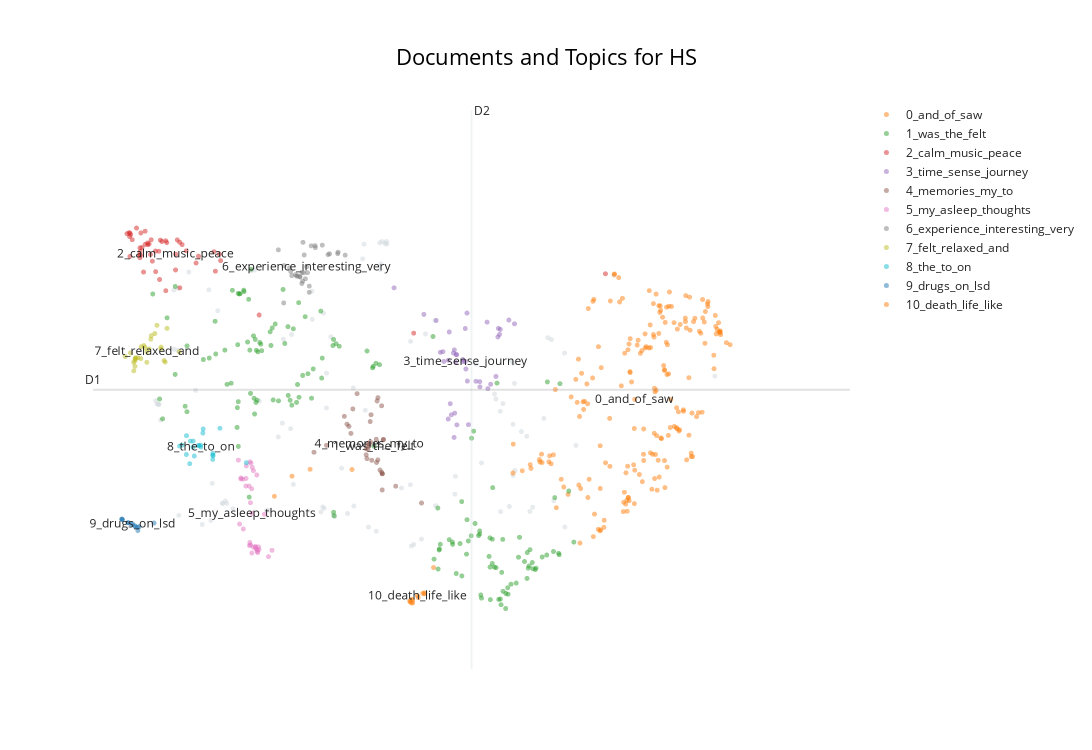

The code cell stored with this chart in its notebook:
### Code cell
topic_model.visualize_documents(df_reports,title=f'Documents and Topics for {condition}')

### Figure 1 — Plotly figure (JSON) as saved in the notebook; plotly's stock layout.template omitted (floating-point values rounded to 4 significant figures; data arrays with more than 128 entries replaced by an {"elided": "..."} marker saying what was removed)
{"data": [{"hoverinfo": "text", "hovertext": ["It enhanced the patterns and made it feel like a journey.", "How my brain hallucinates on the go.", "Saw 3 distinct images:\n1.", "Very ecstatic experience that I wished would never end.", "My brain automatically reached for the details that prove this wasn't \"real\", and I felt very much present.", "Colors, patterns, and a sense of awe that my brain and light were creating such powerful hallucinations.", "I am also dyslexic, and it was interesting to experience as a neurodivergent-brained person.", "The vastness was just poetic and beautiful.", "I saw the inside of my eyelids in a whole new way.", "It sparked much curiosity.", "I was a little afraid at first, but it was good to get in touch with my fear and just feel it.", "I saw bright yellow, like the sun, and it took me to my happy place.", "Different thoughts about the perception of light and the manner in which human discernment develops towards something.", "If you're from the University of Sussex, you need to stand up for reality, not believe in souls, gendered or otherwise.", "Bookmark Symbol", "I would rather engage the body and work on the somatic aspect of it.", "I was on a rollercoaster into the sun.", "A feeling of being in a cocoon, in the womb.", "I did not feel anything at all.", "Curiosity; want to control but unable; intense when orange.", "Brains, neurons, veins, elephants.", "And then, oddly, Robbie Williams!", "I am beyond words...", "Obviously spiritual.", "Inside and outside the eyes were infinite.", "Complete disconnection from my body.", "Would love an experience with continual stimulation without breaks to see how the images evolve.", "Totally disorienting until I picked a spot or tried to blink.", "I thought throughout I was visualizing my own body, specifically my head.", "It was possible to generate full images on demand—an elephant made of upwards flowing oil rivulets.", "Pleasure & intrigue.", "Images I've seen before.", "That was like acid", "Everyone should try", "They moved rapidly in my direction from a shape in the centre.", "Tried to think about not living in fear; it's all just an experience.", "I had a memory from my childhood of spending lots of time staring at the Windows Media Player audio visualizer while listening to songs I liked and how that seemed amazing at the time.", "I experienced a lot of physical sensations in my stomach, on my face, and inside my head.", "Helicopter, busy mind, no rest, relentless, stuck.", "My mother's blue handmade patchwork quilt.", "The hallucinations created a very intense and vivid world that, if you stayed with it, threatened to overwhelm at times.", "Felt similar to being in an MRI machine.", "Some physical discomfort; amazing patterns; intense colours; yearning; desire to see more; questions.", "It was like having your eyes open throughout and yet totally enveloped in the sound.", "I felt like I was walking with my dog.", "Intrigued and excited", "I flew over cities and deserts; at one point I was flying close to the ground with a herd of elephants.", "Lots of observing others, and in a giant bubble with people coming down being protected by others who control the dome.", "Sound inside my body.", "My brain being an Oscar-worthy director.", "At first, I thought it was really intense, but as I went through the phases, I felt a rush of anxiety taking me through a journey of colour; both beautiful and calming, or rigid and uncomfortable.", "An emotional and somatic understanding that control has no place here.", "Felt like the Llama intro credit scene of Monty Python and the Holy Grail at some points.", "A Welsh blanket.", "Falling snow, peaceful, lost in a cornfield, staring through a tunnel, scared.", "At the end, the sharp music connected me to the sound of helicopters, with a smell of burning that I associated with a war; for the majority, I experienced heart shapes, cosmic lights, and galaxies.", "Like my brain has been massaged.", "Definitely easy to be in the moment.", "The sensory is overwhelming and powerful.", "Travelling through space.", "Fascinating experience with great therapeutic potential", "It felt like my brain was being massaged.", "It is very sensitizing, and the feeling now is one of afterglow.", "Just music", "A direct experience of our infinite creativity.", "Finally, there was a pregnant mother amongst blue being cradled by her husband.", "A totally immersive experience; it felt like I was inside my very own kaleidoscope.", "Trying to remember the patterns.", "Strong desire to turn the intensity up and explore more.", "Sometimes they moved in the opposite direction towards the centre point.", "I was scared at first but calmed down after a while.", "So I dropped into the body to feel more.", "Aware of the music throughout and changing rhythms and tones.", "Interested in potential for taking it further, combining it with substances.", "It began violently before falling away to darkness", "Difficult to make note of what I was seeing as I've never experienced that before.", "It crescendoed into a cacophony of sound and light where I reached a state of full awareness.", "Sometimes wrestling between the two.", "It felt like Vasarely was flying my brain through space into the warm sunset.", "It feels like a symbolism of acceptance of self, my own fear, and life.", "This would be a great therapy to teach mindfulness and train people to still their thoughts.", "I felt we were journeying together.", "Intense connection with my body and surroundings.", "The visual here doesn't look anything like what I saw.", "I didn't know where to look.", "They were happy.", "I saw some Vasarely-like artworks but in motion.", "I dissolved into light.", "And a sense of really being inside my head.", "I became the music and the music became me, and we were floating and flying in a multidimensional kaleidoscope of the most beautiful geometry, symmetry, and colour.", "A euphoric and healing experience.", "A safe, healthy, groovy drug-free trip.", "The first time it felt more like it was separate from me, in front of my vision.", "I was pure and full of electricity.", "Submission,\nfun,\nmild euphoric moments.", "I thought of bees and generativity.", "They all smiled, and I could hear their distinctive voices...", null], "marker": {"color": "#CFD8DC", "opacity": 0.5, "size": 5}, "mode": "markers+text", "name": "other", "showlegend": false, "type": "scattergl", "x": [6.695, 3.118, 6.846, 4.378, 3.47, 4.501, 3.399, 7.845, 6.71, 4.977, 2.597, 7.41, 6.261, 3.041, 6.491, 5.028, 7.042, 5.407, 5.636, 5.183, 3.216, 4.96, 4.545, 2.792, 6.688, 5.519, 5.17, 3.991, 3.89, 5.161, 5.234, 6.688, 4.853, 4.595, 6.881, 2.615, 4.719, 3.232, 7.279, 6.572, 2.848, 4.859, 5.239, 4.52, 6.02, 5.156, 7.157, 6.026, 4.787, 3.352, 2.641, 3.775, 5.797, 6.474, 6.325, 4.639, 3.351, 4.544, 4.144, 6.704, 3.717, 3.384, 4.05, 5.789, 4.51, 5.509, 4.382, 6.541, 5.216, 6.914, 2.583, 5.547, 5.682, 3.68, 7.088, 4.038, 4.481, 5.511, 6.545, 2.621, 2.84, 6.672, 5.117, 6.783, 4.133, 2.793, 6.645, 7.129, 3.856, 9.007, 3.193, 2.963, 4.164, 4.621, 3.296, 7.283, 2.835, 4.991], "y": [9.034, 6.788, 8.017, 10.04, 7.007, 7.031, 7.082, 10.25, 7.54, 10.69, 8.469, 7.889, 9.025, 8.656, 8.535, 6.751, 8.266, 7.296, 6.584, 10.73, 6.844, 10.49, 8.896, 10.05, 7.47, 6.487, 10.42, 8.008, 6.985, 10.34, 10.73, 8.183, 8.691, 9.403, 6.968, 8.459, 7.572, 7.361, 9.176, 8.471, 6.915, 7.044, 10.69, 7.013, 7.21, 10.71, 7.119, 7.459, 6.941, 7.085, 8.24, 8.508, 7.049, 8.606, 7.646, 6.899, 7.08, 8.411, 9.435, 8.753, 10.33, 7.115, 9.369, 9.63, 9.732, 7.341, 9.645, 8.365, 10.7, 7.028, 8.513, 6.509, 9.443, 10.32, 9.39, 8.2, 6.962, 9.339, 6.966, 8.459, 10.08, 9.063, 6.693, 8.083, 8.122, 9.231, 7.037, 9.365, 6.984, 8.854, 10.06, 10.3, 7.346, 6.917, 9.767, 6.752, 9.213, 8.379]}, {"hoverinfo": "text", "hovertext": {"elided": "199 str values"}, "marker": {"opacity": 0.5, "size": 5}, "mode": "markers+text", "name": "0_and_of_saw", "text": {"elided": "199 str values"}, "textfont": {"size": 12}, "type": "scattergl", "x": {"elided": "199 float values"}, "y": {"elided": "199 float values"}}, {"hoverinfo": "text", "hovertext": {"elided": "151 str values"}, "marker": {"opacity": 0.5, "size": 5}, "mode": "markers+text", "name": "1_was_the_felt", "text": {"elided": "151 str values"}, "textfont": {"size": 12}, "type": "scattergl", "x": {"elided": "151 float values"}, "y": {"elided": "151 float values"}}, {"hoverinfo": "text", "hovertext": ["A calm, peaceful state.", "Stimulation and relaxation within the music and light.", "An incredible sensory experience with a huge feeling of calm and peace.", "Relaxing and patterned music", "Chaos and stillness.", "An intensity of connection, vastness, spaciousness, loving awareness.", "Blissful even.", "A feeling of peace and tranquility", "Amazing sense of peace and positivity.", "Connection to an inner peace.", "Like a deep tissue massage for the mind.", "A peaceful experience.", "Optimism and escapism.", "Overarching truth and love.", "Calm and safe.", "A great sense of calm and belonging.", "Sometimes verging on oppressive, but never scary.", "Like this—music is a very visual thing.", "Helpful and positive ambient sounds.", "Being: immersed; calm; and thrilled.", "Tess is very calming.", "Great peace.", "I couldn't help thinking what would happen with a drum beat, maybe allow some non-Euro music in, much as I love John Hopkins.", "The music is calming and surreal.", "The best bit was taking in the feelings of the music and gliding with it and morphing those visions according to how you feel about the music.", "Peace, tranquility, joy, stimulation, arousal.", "I really enjoyed the music; it was very Zen.", "Peacefulness and guidance.", "Mainly stressed, but with moments of calm.", "Deep relaxation.", "A really pleasant and relaxing sensation.", "Sense of comfort.", "Nostalgia and peace.", "Deep relaxation and a sense of hope.", "Wonderful, peaceful.", "Relaxing and reflective; worries stopped, put in proportion.", "Calm serenity, flashback emotions", "Joy and relaxation", "Utter peace and happiness.", "Relaxation, calm, and curiosity.", "Good vibes.", "The music seemed to build to a crescendo near the end of the session and then move into a slower, calming sequence.", "Happiness,\nJoy,\nAdventure.", "The music especially was on par with how one perceives sound during an actual trip.", "Peace and contentment.", "The louder the music, the better.", "Calm and serene and not frightening.", "A sense of calm.", null], "marker": {"opacity": 0.5, "size": 5}, "mode": "markers+text", "name": "2_calm_music_peace", "text": ["", "", "", "", "", "", "", "", "", "", "", "", "", "", "", "", "", "", "", "", "", "", "", "", "", "", "", "", "", "", "", "", "", "", "", "", "", "", "", "", "", "", "", "", "", "", "", "", "2_calm_music_peace"], "textfont": {"size": 12}, "type": "scattergl", "x": [2.461, 2.811, 2.627, 2.934, 2.71, 7.749, 2.362, 2.403, 2.405, 2.313, 2.86, 2.58, 2.408, 2.286, 2.531, 2.493, 2.698, 3.315, 2.886, 2.544, 2.636, 2.278, 5.546, 3.075, 3.771, 2.396, 3.269, 2.462, 2.831, 2.582, 2.699, 2.425, 2.283, 2.443, 2.413, 2.618, 2.49, 2.402, 2.253, 2.523, 2.858, 3.047, 2.287, 3.329, 2.296, 3.252, 2.655, 2.507, 2.813], "y": [10.69, 10.33, 10.2, 10.6, 10.72, 10.28, 10.92, 10.64, 10.59, 10.76, 10.09, 10.6, 10.54, 10.85, 10.75, 10.69, 10.74, 10.56, 10.69, 10.46, 10.75, 10.85, 9.453, 10.53, 9.706, 10.55, 10.32, 10.87, 10.75, 10.31, 10.04, 10.65, 10.8, 10.3, 10.85, 10.59, 10.71, 10.5, 10.84, 10.55, 10.72, 10.43, 10.52, 10.46, 10.83, 10.59, 10.73, 10.7, 10.55]}, {"hoverinfo": "text", "hovertext": ["Various characters who, if focused on them, would disappear.", "A complete journey.", "Not much at all.", "A beautiful quest to oblivion", "It was insane.", "A journey into the unknown.", "Feeling of things coming at you.", "Staircase/Escalator\n2.", "Sensory rollercoaster.", "Intense chaos.", "Don't make me get off!", "Moving through a tunnel of branches.", "The final (most rapid?)", "When a sense of what is happening seems to arrive, the vision vibrates and the sense leaves.", "Scary, pointy, laughing clown face in test period.", "A varying journey in speed and awareness.", "A sense of expansion, moving towards something.", "A time and a place that seem to have happened but has yet to come.", "Absolutely tripped away.", "What do I really understand?", "Live more!", "Technology and humans.", "No sense of time", "A wild ride.", "A bubbling of freedom.", "Good beats leading me on.", "Forward motion.", "A loss of sense of time, images that weren't images.", "Glimpse of something disappearing.", "Motivation, progress, and purpose.", "Journey forward.", "Then really fast.", "And then maybe backwards.", "A roller coaster speeding.", "Or traveling at great speed through time.", "Diolch yn fawr.", "Slow and fast.", "Shapes and travel through time.", "Treasure Chests (2 Opening, 1 Closed/Locked)\n3.", null], "marker": {"opacity": 0.5, "size": 5}, "mode": "markers+text", "name": "3_time_sense_journey", "text": ["", "", "", "", "", "", "", "", "", "", "", "", "", "", "", "", "", "", "", "", "", "", "", "", "", "", "", "", "", "", "", "", "", "", "", "", "", "", "", "3_time_sense_journey"], "textfont": {"size": 12}, "type": "scattergl", "x": [6.043, 6.146, 5.882, 6.163, 6.159, 6.262, 6.011, 6.514, 6.541, 6.705, 5.806, 6.307, 6.04, 5.943, 6.39, 6.112, 6.028, 6.018, 6.139, 5.944, 5.955, 6.492, 5.966, 6.52, 6.64, 5.663, 6.003, 5.979, 6.176, 5.893, 6.111, 6.014, 6.034, 6.533, 6.399, 5.322, 5.853, 6.431, 6.306, 6.14], "y": [8.175, 8.954, 9.195, 8.786, 9.733, 8.782, 8.001, 9.4, 9.506, 9.584, 9.63, 8.705, 9.153, 8.256, 9.607, 9.086, 9.047, 8.339, 9.518, 9.076, 9.47, 8.85, 8.47, 9.52, 9.636, 9.715, 9.177, 8.316, 8.179, 9.06, 9.055, 9.22, 9.157, 9.436, 8.68, 10.08, 9.186, 8.741, 8.778, 9.058]}, {"hoverinfo": "text", "hovertext": ["Similar stuff to what I normally think about.", "I knew where I was, but felt this strong pull to this other familiar place just beyond my remembering.", "I wish to belong there with someone I really loved and missed...", "Similar stuff to what I normally experience", "I then felt like I was in my old house (shared with an ex) and walking on my daily commute towards my old front door.", "I felt a confusing sense of place, a familiar place, like my grandmother's basement, or a train station, but I couldn't place it.", "Seeing and hearing my deceased relatives.", "It gives me an odd feeling of wanting to keep feeling these types of things again.", "Felt like I was on that boat in Charlie and the Chocolate Factory.", "It transported me into memories, having a deeper connection than ever before.", "At times it felt like I was back in the womb.", "I felt like I was in my parents' house but couldn't figure out which room.", "I could walk around the room and almost reach out; it felt like I was therein my memory, looking back at the places.", "Lots of visuals, but towards the end, people I love and ancestors, some I did not previously know.", "The most vivid memories of my Dad carrying me on his shoulders as a young girl; it felt like I was back there for a short while.", "A lot of memories.", "Thought about God.", "I remembered beautiful and joyful memories and moments with my family, as if I was with them at the beach.", "I spoke to my 8-year-old self and 80-year-old self.", "Random thoughts; some connected to people close to me, others just events and journeys.", "I find myself feeling peaceful and present, like back then.", "Deep memories and emotive reflections.", "Desire to retain and recall shapes, colours, and feelings evoked were strong, but understanding the experience may be lost once coming out of it.", "Really just thoughts from my day, or things I need to do, or had forgotten to do.", "And I always had something very obvious and captivating to come back to.", "Past memories and people not really in my life anymore.", "In the end, I felt at home, a deep sense of warm, loving embrace, like being in my mother's womb.", "It reminded me of being a child.", "No difference between me and what was happening.", "The sensation was very strong, and I struggled to find the memory that matched the feeling.", "I still feel it now.", "It felt like coming home.", "I went back to many hard and mostly beautiful memories without prompting them at all.", null], "marker": {"opacity": 0.5, "size": 5}, "mode": "markers+text", "name": "4_memories_my_to", "text": ["", "", "", "", "", "", "", "", "", "", "", "", "", "", "", "", "", "", "", "", "", "", "", "", "", "", "", "", "", "", "", "", "", "4_memories_my_to"], "textfont": {"size": 12}, "type": "scattergl", "x": [5.178, 5.12, 5.047, 5.135, 5.18, 5.16, 5.196, 4.847, 5.637, 5.023, 5.185, 5.188, 5.135, 5.2, 5.065, 5.05, 5.057, 5.001, 5.001, 4.545, 4.825, 4.803, 4.75, 4.401, 5.022, 5.116, 5.34, 5.01, 5.126, 4.781, 4.896, 5.184, 5.031, 5.037], "y": [8.441, 7.652, 8.222, 8.554, 7.513, 7.546, 7.967, 8.398, 7.086, 7.909, 7.268, 7.494, 7.688, 7.973, 7.681, 7.939, 8.316, 7.844, 7.758, 7.89, 8.057, 8.154, 8.295, 7.794, 7.833, 7.976, 7.321, 7.705, 8.509, 8.186, 8.61, 7.494, 7.882, 7.908]}, {"hoverinfo": "text", "hovertext": ["Felt like dreaming; I did dream a little.", "As the lights started and gradually built, I moved between states of mindfulness and being distracted by everyday thoughts.", "Also same with unsuccessfully trying to fall asleep during an insomnia period.", "I couldn't be totally immersed because I suffer from tinnitus and no matter what, it's always a distraction.", "I was very conscious of my mind thinking about stopping thinking; in the end, that was funny.", "Frustration that I couldn't stop thinking about the outside and concentrate on what was happening.", "I was put in a dreamlike, semiconscious state; the sensation when you are not quite asleep, coming into wakefulness, and dreaming of real things, conversations.", "Not wanting my thoughts to overtake the experience.", "It felt like almost the dreamlike state of anesthesia.", "Dreaming while awake—flashes of random places I have been.", "I felt like I drifted in and out of consciousness, but never opened my eyes.", "To be quite honest, I think I fell asleep, so don't really remember what I saw.", "Dreaming dreamingly.", "If I do, I will try and meditate beforehand as I still had racing thoughts interrupting me.", "I found myself lost in thought near the end, and stopped being aware of visual experience and just thought about stuff.", "I think when it became overwhelming my brain would cut to normal thoughts, e.g., like what I need to buy from the shop for dinner.", "I didn't know whether I was asleep or awake.", "I had short dreams.", "This time someone kept coughing and disrupted my thought process.", "But then I just dozed off.", "For someone who has sleep paralysis regularly, this was quite interesting.", "My mind sometimes was very active and overthinking, but I actually have no memory of what.", "Couldn't meditate either, even though I tried.", "It was so deep I was unsure if I was totally conscious.", "And then my mind checked out and my subconscious took over and started talking.", "Afterwards, I felt as if I had had the deepest, deepest sleep.", "I realised any interaction had been quite short as my consciousness had drifted into the early stages in which the sandman cometh, where my brain's alpha waves quickly displaced the externally generated momentary visions with the garbled, messy, free association of non-sensical stories that act as the scent kindling of dreams.", "Perhaps I should have focused on one.", "I found my thoughts developing into stories and images while my eyes were closed.", "I did not have profound thoughts during the experience but rather almost fell asleep in a dreamlike way.", "I also felt asleep for a bit and I was thinking of my partner, who I could visualize.", "My eyes wouldn't stop watering, so that kept my mind occupied.", "I wanted to engage more; it annoyed me when it started and stopped as my brain was developing themes.", null], "marker": {"opacity": 0.5, "size": 5}, "mode": "markers+text", "name": "5_my_asleep_thoughts", "text": ["", "", "", "", "", "", "", "", "", "", "", "", "", "", "", "", "", "", "", "", "", "", "", "", "", "", "", "", "", "", "", "", "", "5_my_asleep_thoughts"], "textfont": {"size": 12}, "type": "scattergl", "x": [3.878, 3.744, 3.547, 3.624, 3.584, 3.705, 3.769, 3.677, 3.66, 3.748, 3.729, 3.749, 3.919, 3.691, 3.686, 3.657, 3.734, 3.764, 3.532, 3.688, 3.589, 3.618, 3.62, 3.732, 3.671, 3.664, 3.671, 3.667, 3.831, 3.704, 3.754, 3.561, 3.563, 3.689], "y": [6.339, 7.477, 6.793, 7.604, 7.418, 7.538, 6.437, 7.641, 6.494, 6.431, 6.468, 6.413, 6.427, 7.583, 7.285, 7.322, 6.447, 6.474, 7.684, 6.39, 6.725, 7.323, 7.429, 6.481, 7.09, 6.537, 6.502, 7.66, 6.929, 6.475, 6.396, 7.423, 7.435, 6.942]}, {"hoverinfo": "text", "hovertext": ["So good!", "Something wonderful", "The visuals were pretty fun though.", "It was quite satisfying.", "Loved it.", "Thanks for the experience.", "Thank you; it was very interesting.", "And this made me think about synesthetic experiences and how they're very precious and worth seeking out and appreciating.", "Awesome experience and not what I expected.", "I am amazed, never experienced something equal.", "More DM please!", "Amazing experience though.", "Very interesting experience.", "Thank you for creating it.", "Very interesting!", "A perfectly cromulent experience", "Lots of uncertainty, but it went okay.", "It was a wonderful experience I wasn't expecting.", "It is an unique experience I won't forget.", "Not as good as doing loads of ket but still decent.", "Overall, it was an amazing experience.", "Still a really cool experience!", "This is a truly amazing experience.", "It was a beautiful experience.", "A keen experience", "Fabulous experience.", "Awesome experience, so much more than I expected.", "An interesting one.", "Very well led.", "Good stuff.", null], "marker": {"opacity": 0.5, "size": 5}, "mode": "markers+text", "name": "6_experience_interesting_very", "text": ["", "", "", "", "", "", "", "", "", "", "", "", "", "", "", "", "", "", "", "", "", "", "", "", "", "", "", "", "", "", "6_experience_interesting_very"], "textfont": {"size": 12}, "type": "scattergl", "x": [4.417, 4.496, 4.121, 4.058, 4.289, 4.263, 4.563, 4.053, 4.213, 4.347, 4.677, 4.19, 4.326, 4.579, 4.674, 4.238, 3.992, 4.262, 4.347, 4.275, 4.134, 4.281, 4.302, 4.147, 4.271, 4.203, 4.241, 4.759, 4.369, 4.414, 4.317], "y": [10.65, 10.68, 10.36, 10.39, 10.54, 10.3, 10.55, 9.874, 10.25, 10.02, 10.58, 10.27, 10.3, 10.56, 10.56, 10.24, 10.61, 10.15, 10.11, 10.72, 10.31, 10.29, 10.21, 10.26, 10.18, 10.25, 10.24, 10.54, 10.67, 10.67, 10.38]}, {"hoverinfo": "text", "hovertext": ["Then, all of a sudden, I felt like I was disembodied; a huge wave of euphoria took over, and I felt like I was totally free.", "Suddenly seeing somewhere dark yet bright, resulting in a tingling sensation through alternative parts of my body, but also of pure relaxation.", "I felt a profound sense of relaxation I have never experienced.", "level of strobing felt more relaxing again.", "It was comforting, and whilst I felt small and insignificant, I also felt free and powerful.", "I felt elated and completely peaceful and found myself smiling broadly at these moments.", "I felt a deep connection with humankind and an overwhelming sense of peace.", "I saw a lot of fast movement, but despite that, emotionally I felt absolute stillness and deep calm.", "I felt warm and cold sensations in my hands at one point and was very relaxed and sleepy by the end.", "It's the most comfort I've ever felt, and it was magical.", "I felt hopeful.", "I felt an overwhelming sense of euphoria and love for everyone in the room.", "But then I found I could shut it out if I wanted and was able to relax—almost falling asleep at times.", "It made me feel positive and as though something is guiding me.", "My thoughts on this is I felt safe and fun.", "It was very relaxing, and when I fully opened my eyes I felt refreshed and new.", "The first one was better because I felt relaxed and I got ideas.", "Rather than a negative experience, I felt relief and comforted by it.", "I also felt happy and smiled at certain points, which was quite weird.", "I felt very relaxed and comfortable.", "Throughout I felt calm but exalted.", "Transcendental, peaceful, although I also felt somewhat anxious.", "I felt relaxed, safe, and excited at the start of the experience.", "Was an interesting experience, and afterward I felt relaxed.", "I felt very peaceful, euphoric, with a sense of wonder and awe.", "I was on a journey; I was relaxed and not a bit worried, as if I knew I would be safe.", null], "marker": {"opacity": 0.5, "size": 5}, "mode": "markers+text", "name": "7_felt_relaxed_and", "text": ["", "", "", "", "", "", "", "", "", "", "", "", "", "", "", "", "", "", "", "", "", "", "", "", "", "", "7_felt_relaxed_and"], "textfont": {"size": 12}, "type": "scattergl", "x": [2.507, 2.573, 2.447, 2.532, 2.413, 2.645, 2.527, 2.597, 2.331, 2.712, 2.679, 2.644, 2.345, 2.692, 2.378, 2.351, 2.33, 2.481, 2.854, 2.355, 2.416, 2.294, 2.346, 2.343, 2.459, 2.232, 2.48], "y": [9.234, 9.448, 9.28, 9.419, 9.1, 9.234, 9.37, 9.562, 8.929, 9.521, 9.072, 9.259, 8.991, 9.05, 9.111, 9.109, 9.046, 9.047, 9.196, 9.096, 9.265, 9.178, 9.1, 9.065, 9.253, 9.128, 9.195]}, {"hoverinfo": "text", "hovertext": ["Hard to focus on a single pattern, and when you wanted to focus on one, it would become less focused.", "I found the eye mask uncomfortable on my forehead, so I took it off.", "I would have liked a slight diffusion on the light or something to keep my eyes shut; the intensity was demanding me to open my eyes.", "I also felt like I wanted the experience to be more intense—much louder music, and the most intense part of the lighting pattern repeated for longer.", "I kept thinking about a game of football I played on Tuesday and how I was hyper-aware of my eyes, if they had something in them or something that might pull me away from the experience.", "The visual experience felt a bit flat, so focused on being in my eyes and head; too much.", "Changing temperature of my body with the lights.", "Once I was wearing contacts and it was more geometric.", "I found the flashing lights a little intense, but the eye mask worked well for me during those times.", "I would prefer to use my hands to shield from the light.", "I felt sleepy and a bit anxious at times due to the speed of the flashing lights.", "But most of it had a white background for me, which made me feel like I was in a clinical space; that made me stressed.", "I could feel some sort of physical effect/stress or pressure on the front of my brain, on my face, that almost felt as if it was taking a hit from each pulse of light.", "Personally, it was hard for me to find peace with the intensity of the bright light.", "At first it was unsettling because there were these lights flashing like a kaleidoscope in front of my eyes, even though my eyes were closed.", "I experienced different states depending on the lighting—darkness and constant light made me feel relaxed, but the first two levels of strobing made me feel partly overwhelmed and anxious.", "I generally prefer the dark.", "It might be an idea to have a box of tissues in the reflection room.", "Changes in intensity of the experience when I focused compared to when the light was across my whole peripheral vision.", "It was also interesting, when an image stabilised, to scan the field of vision up and down and side to side to explore the periphery.", null], "marker": {"opacity": 0.5, "size": 5}, "mode": "markers+text", "name": "8_the_to_on", "text": ["", "", "", "", "", "", "", "", "", "", "", "", "", "", "", "", "", "", "", "", "8_the_to_on"], "textfont": {"size": 12}, "type": "scattergl", "x": [3.624, 3.1, 3.075, 3.014, 3.238, 3.242, 2.936, 3.079, 3.01, 3.124, 2.886, 2.935, 2.973, 2.981, 3.026, 2.857, 3.128, 3.32, 3.238, 3.24, 3.101], "y": [7.648, 7.892, 7.886, 7.949, 7.694, 7.747, 8.026, 7.89, 7.864, 8.061, 7.894, 7.762, 7.635, 7.949, 7.742, 7.88, 8.119, 8.128, 7.754, 7.779, 7.865]}, {"hoverinfo": "text", "hovertext": ["I participated in a psychedelic trial of DMT 7 months ago and this experience took me back to that.", "The closest thing I'll ever experience to being on drugs.", "Closest sober experience (and to be honest, better) than psychedelics.", "Was like taking hallucinogenic drugs when I was younger.", "Perhaps even people who want to get off drugs.", "Like I was on an LSD trip, an out-of-body sensation when I am on drugs.", "Having had many psychedelic experiences over many years, it was tame.", "This is exactly how I remember being on LSD, without the scary parts.", "Like being on acid or DMT but safer!!", "Sure am glad I wasn't on drugs!", "I think it helped me process some of the trauma I had with drug use.", "Having taken hallucinogens in the past, it lacked a narrative and an emotional connection comparatively—the scientific nature of the presentation perhaps cutting one off from an emotional and spiritual potential, although this is probably highly subjective.", null], "marker": {"opacity": 0.5, "size": 5}, "mode": "markers+text", "name": "9_drugs_on_lsd", "text": ["", "", "", "", "", "", "", "", "", "", "", "", "9_drugs_on_lsd"], "textfont": {"size": 12}, "type": "scattergl", "x": [2.342, 2.266, 2.266, 2.392, 2.195, 2.374, 2.299, 2.35, 2.378, 2.192, 2.201, 2.563, 2.318], "y": [6.77, 6.812, 6.813, 6.757, 6.862, 6.749, 6.791, 6.755, 6.704, 6.861, 6.854, 6.808, 6.795]}, {"hoverinfo": "text", "hovertext": ["Life, death, and rebirth.", "It kind of felt like dying, reincarnating, and starting life again.", "Life after retired.", "What I imagine it's like looking back on life before you die.", "Healing a part of myself I didn't realise had decayed entirely.", "It felt like the circle of life, a soul leaving and returning.", "I wondered if it would be like this when you die.", "Maybe this is what it's like to be dead.", "The cycle of death and rebirth as envisaged in eighties D&D.", "I hope that's what death feels like.", "In brief—I was thinking if death could look like this experience, and so I decided to assume that I go through a near-death experience and check my thoughts about it, so you could build something more than a visual-only thing for me, so I cannot say it was totally useless as I was expecting.", null], "marker": {"opacity": 0.5, "size": 5}, "mode": "markers+text", "name": "10_death_life_like", "text": ["", "", "", "", "", "", "", "", "", "", "", "10_death_life_like"], "textfont": {"size": 12}, "type": "scattergl", "x": [5.666, 5.674, 5.518, 5.506, 5.775, 5.651, 5.536, 5.536, 5.599, 5.521, 5.501, 5.589], "y": [5.833, 5.823, 5.744, 5.71, 6.187, 5.826, 5.695, 5.737, 5.769, 5.693, 5.719, 5.794]}], "layout": {"annotations": [{"showarrow": false, "text": "D1", "x": 1.863, "y": 8.665, "yshift": 10}, {"showarrow": false, "text": "D2", "x": 6.211, "xshift": 10, "y": 12.56}], "height": 750, "shapes": [{"line": {"color": "#CFD8DC", "width": 2}, "type": "line", "x0": 6.211, "x1": 6.211, "y0": 4.774, "y1": 12.56}, {"line": {"color": "#9E9E9E", "width": 2}, "type": "line", "x0": 1.863, "x1": 10.56, "y0": 8.665, "y1": 8.665}], "title": {"font": {"color": "Black", "size": 22}, "text": "Documents and Topics for HS", "x": 0.5, "xanchor": "center", "yanchor": "top"}, "width": 1200, "xaxis": {"visible": false}, "yaxis": {"visible": false}}}
